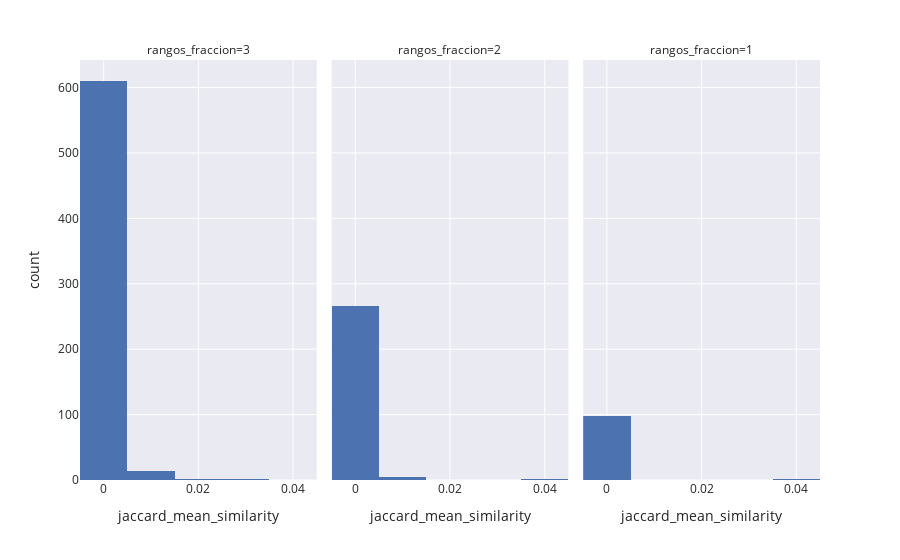

Write notebook code for a chart like this one.
### Code cell
fig = px.histogram(all_data_infomap, x="jaccard_mean_similarity", facet_col="rangos_fraccion")
fig.show()

### Figure 1 — Plotly figure (JSON) as saved in the notebook; plotly's stock layout.template omitted (floating-point values rounded to 4 significant figures; data arrays with more than 128 entries replaced by an {"elided": "..."} marker saying what was removed)
{"data": [{"alignmentgroup": "True", "bingroup": "x", "hovertemplate": "rangos_fraccion=3<br>jaccard_mean_similarity=%{x}<br>count=%{y}<extra></extra>", "legendgroup": "", "marker": {"color": "rgb(76,114,176)", "pattern": {"shape": ""}}, "name": "", "offsetgroup": "", "orientation": "v", "showlegend": false, "type": "histogram", "x": {"elided": "627 float values"}, "xaxis": "x", "yaxis": "y"}, {"alignmentgroup": "True", "bingroup": "x", "hovertemplate": "rangos_fraccion=2<br>jaccard_mean_similarity=%{x}<br>count=%{y}<extra></extra>", "legendgroup": "", "marker": {"color": "rgb(76,114,176)", "pattern": {"shape": ""}}, "name": "", "offsetgroup": "", "orientation": "v", "showlegend": false, "type": "histogram", "x": {"elided": "316 float values"}, "xaxis": "x2", "yaxis": "y2"}, {"alignmentgroup": "True", "bingroup": "x", "hovertemplate": "rangos_fraccion=1<br>jaccard_mean_similarity=%{x}<br>count=%{y}<extra></extra>", "legendgroup": "", "marker": {"color": "rgb(76,114,176)", "pattern": {"shape": ""}}, "name": "", "offsetgroup": "", "orientation": "v", "showlegend": false, "type": "histogram", "x": {"elided": "198 float values"}, "xaxis": "x3", "yaxis": "y3"}], "layout": {"annotations": [{"font": {}, "showarrow": false, "text": "rangos_fraccion=3", "x": 0.16, "xanchor": "center", "xref": "paper", "y": 1, "yanchor": "bottom", "yref": "paper"}, {"font": {}, "showarrow": false, "text": "rangos_fraccion=2", "x": 0.5, "xanchor": "center", "xref": "paper", "y": 1, "yanchor": "bottom", "yref": "paper"}, {"font": {}, "showarrow": false, "text": "rangos_fraccion=1", "x": 0.84, "xanchor": "center", "xref": "paper", "y": 1, "yanchor": "bottom", "yref": "paper"}], "barmode": "relative", "legend": {"tracegroupgap": 0}, "margin": {"t": 60}, "xaxis": {"anchor": "y", "domain": [0, 0.32], "title": {"text": "jaccard_mean_similarity"}}, "xaxis2": {"anchor": "y2", "domain": [0.34, 0.66], "matches": "x", "title": {"text": "jaccard_mean_similarity"}}, "xaxis3": {"anchor": "y3", "domain": [0.68, 1.0], "matches": "x", "title": {"text": "jaccard_mean_similarity"}}, "yaxis": {"anchor": "x", "domain": [0, 1], "title": {"text": "count"}}, "yaxis2": {"anchor": "x2", "domain": [0, 1], "matches": "y", "showticklabels": false}, "yaxis3": {"anchor": "x3", "domain": [0, 1], "matches": "y", "showticklabels": false}}}
